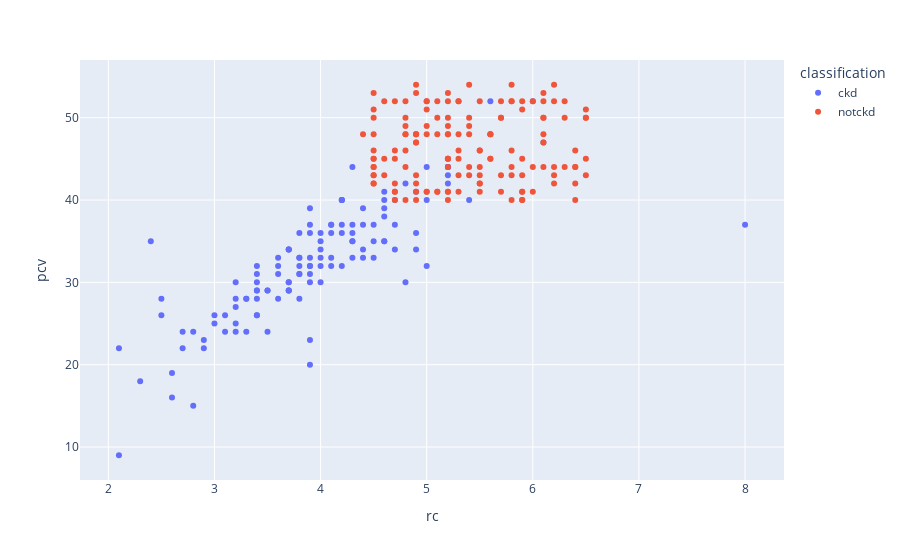

Notebook cell for this chart:
### Code cell
scatters('rc','pcv')

### Figure 1 — Plotly figure (JSON) as saved in the notebook; plotly's stock layout.template omitted (floating-point values rounded to 4 significant figures; data arrays with more than 128 entries replaced by an {"elided": "..."} marker saying what was removed)
{"data": [{"hovertemplate": "classification=ckd<br>rc=%{x}<br>pcv=%{y}<extra></extra>", "legendgroup": "ckd", "marker": {"color": "#636efa", "symbol": "circle"}, "mode": "markers", "name": "ckd", "orientation": "v", "showlegend": true, "type": "scatter", "x": {"elided": "250 float values"}, "xaxis": "x", "y": {"elided": "250 int values"}, "yaxis": "y"}, {"hovertemplate": "classification=notckd<br>rc=%{x}<br>pcv=%{y}<extra></extra>", "legendgroup": "notckd", "marker": {"color": "#EF553B", "symbol": "circle"}, "mode": "markers", "name": "notckd", "orientation": "v", "showlegend": true, "type": "scatter", "x": {"elided": "150 float values"}, "xaxis": "x", "y": {"elided": "150 int values"}, "yaxis": "y"}], "layout": {"legend": {"title": {"text": "classification"}, "tracegroupgap": 0}, "margin": {"t": 60}, "xaxis": {"anchor": "y", "domain": [0, 1], "title": {"text": "rc"}}, "yaxis": {"anchor": "x", "domain": [0, 1], "title": {"text": "pcv"}}}}
